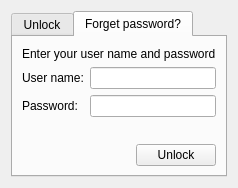
<?xml version="1.0" encoding="UTF-8"?>
<ui version="4.0">
 <class>TempLockDialog</class>
 <widget class="QDialog" name="TempLockDialog">
  <property name="geometry">
   <rect>
    <x>0</x>
    <y>0</y>
    <width>238</width>
    <height>184</height>
   </rect>
  </property>
  <property name="windowTitle">
   <string>Unlock computer</string>
  </property>
  <layout class="QVBoxLayout" name="verticalLayout_3">
   <item>
    <widget class="QTabWidget" name="tabWidget">
     <property name="currentIndex">
      <number>1</number>
     </property>
     <widget class="QWidget" name="unlockByCodeTab">
      <attribute name="icon">
       <iconset resource="../../resource/clientApp.qrc">
        <normaloff>:/icons/icons/TempLockDialog/icon-unlock-by-code.png</normaloff>:/icons/icons/TempLockDialog/icon-unlock-by-code.png</iconset>
      </attribute>
      <attribute name="title">
       <string>Unlock</string>
      </attribute>
      <layout class="QVBoxLayout" name="verticalLayout_2">
       <item>
        <widget class="QLabel" name="descriptLabel_2">
         <property name="text">
          <string>Enter the password you just set</string>
         </property>
        </widget>
       </item>
       <item>
        <layout class="QGridLayout" name="gridLayout_2">
         <item row="0" column="0">
          <widget class="QLabel" name="pwdTitleLabel_2">
           <property name="text">
            <string>Password:</string>
           </property>
          </widget>
         </item>
         <item row="0" column="1">
          <widget class="QLineEdit" name="tempPwdLineEdit">
           <property name="echoMode">
            <enum>QLineEdit::Password</enum>
           </property>
          </widget>
         </item>
        </layout>
       </item>
       <item>
        <widget class="QLabel" name="msgLabel">
         <property name="text">
          <string/>
         </property>
        </widget>
       </item>
       <item>
        <layout class="QHBoxLayout" name="horizontalLayout_2">
         <item>
          <spacer name="horizontalSpacer_3">
           <property name="orientation">
            <enum>Qt::Horizontal</enum>
           </property>
           <property name="sizeHint" stdset="0">
            <size>
             <width>108</width>
             <height>20</height>
            </size>
           </property>
          </spacer>
         </item>
         <item>
          <widget class="QPushButton" name="unlockButton">
           <property name="text">
            <string>Unlock</string>
           </property>
           <property name="icon">
            <iconset resource="../../resource/clientApp.qrc">
             <normaloff>:/icons/icons/TempLockDialog/icon-btn-unlock.png</normaloff>:/icons/icons/TempLockDialog/icon-btn-unlock.png</iconset>
           </property>
           <property name="cssType" stdset="0">
            <string notr="true">smallBlueButton</string>
           </property>
          </widget>
         </item>
        </layout>
       </item>
      </layout>
     </widget>
     <widget class="QWidget" name="unlockByAccountTab">
      <attribute name="icon">
       <iconset resource="../../resource/clientApp.qrc">
        <normaloff>:/icons/icons/TempLockDialog/icon-unlock-by-acc.png</normaloff>:/icons/icons/TempLockDialog/icon-unlock-by-acc.png</iconset>
      </attribute>
      <attribute name="title">
       <string>Forget password?</string>
      </attribute>
      <layout class="QVBoxLayout" name="verticalLayout">
       <item>
        <widget class="QLabel" name="descriptLabel_3">
         <property name="text">
          <string>Enter your user name and password</string>
         </property>
        </widget>
       </item>
       <item>
        <layout class="QGridLayout" name="gridLayout_3">
         <item row="0" column="0">
          <widget class="QLabel" name="pwdTitleLabel_3">
           <property name="text">
            <string>User name:</string>
           </property>
          </widget>
         </item>
         <item row="0" column="1">
          <widget class="QLineEdit" name="userNameLineEdit">
           <property name="echoMode">
            <enum>QLineEdit::Normal</enum>
           </property>
          </widget>
         </item>
         <item row="1" column="0">
          <widget class="QLabel" name="pwdTitleLabel_4">
           <property name="text">
            <string>Password:</string>
           </property>
          </widget>
         </item>
         <item row="1" column="1">
          <widget class="QLineEdit" name="pwdLineEdit">
           <property name="echoMode">
            <enum>QLineEdit::Password</enum>
           </property>
          </widget>
         </item>
        </layout>
       </item>
       <item>
        <widget class="QLabel" name="msgLabel_3">
         <property name="text">
          <string/>
         </property>
        </widget>
       </item>
       <item>
        <layout class="QHBoxLayout" name="horizontalLayout_3">
         <item>
          <spacer name="horizontalSpacer_5">
           <property name="orientation">
            <enum>Qt::Horizontal</enum>
           </property>
           <property name="sizeHint" stdset="0">
            <size>
             <width>108</width>
             <height>20</height>
            </size>
           </property>
          </spacer>
         </item>
         <item>
          <widget class="QPushButton" name="unlocByAccountkButton">
           <property name="text">
            <string>Unlock</string>
           </property>
           <property name="icon">
            <iconset resource="../../resource/clientApp.qrc">
             <normaloff>:/icons/icons/TempLockDialog/icon-btn-unlock.png</normaloff>:/icons/icons/TempLockDialog/icon-btn-unlock.png</iconset>
           </property>
           <property name="cssType" stdset="0">
            <string notr="true">smallBlueButton</string>
           </property>
          </widget>
         </item>
        </layout>
       </item>
      </layout>
     </widget>
    </widget>
   </item>
  </layout>
 </widget>
 <resources>
  <include location="../../resource/clientApp.qrc"/>
 </resources>
 <connections/>
</ui>
